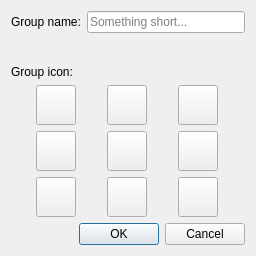
<?xml version="1.0" encoding="UTF-8"?>
<ui version="4.0">
 <class>Dialog</class>
 <widget class="QDialog" name="Dialog">
  <property name="geometry">
   <rect>
    <x>0</x>
    <y>0</y>
    <width>256</width>
    <height>256</height>
   </rect>
  </property>
  <property name="sizePolicy">
   <sizepolicy hsizetype="Fixed" vsizetype="Fixed">
    <horstretch>0</horstretch>
    <verstretch>0</verstretch>
   </sizepolicy>
  </property>
  <property name="windowTitle">
   <string>Dialog</string>
  </property>
  <layout class="QVBoxLayout" name="verticalLayout_2">
   <item>
    <layout class="QFormLayout" name="formLayout">
     <item row="0" column="0">
      <widget class="QLabel" name="groupNameLabel">
       <property name="text">
        <string>Group name:</string>
       </property>
      </widget>
     </item>
     <item row="0" column="1">
      <widget class="QLineEdit" name="groupNameEdit">
       <property name="placeholderText">
        <string>Something short...</string>
       </property>
      </widget>
     </item>
    </layout>
   </item>
   <item>
    <layout class="QVBoxLayout" name="verticalLayout">
     <item>
      <widget class="QLabel" name="groupIconLabel">
       <property name="text">
        <string>Group icon:</string>
       </property>
      </widget>
     </item>
     <item>
      <layout class="QGridLayout" name="gridLayout">
       <item row="0" column="0">
        <widget class="QPushButton" name="controllerButton">
         <property name="sizePolicy">
          <sizepolicy hsizetype="Fixed" vsizetype="Fixed">
           <horstretch>0</horstretch>
           <verstretch>0</verstretch>
          </sizepolicy>
         </property>
         <property name="minimumSize">
          <size>
           <width>40</width>
           <height>40</height>
          </size>
         </property>
         <property name="text">
          <string/>
         </property>
         <property name="icon">
          <iconset>
           <normaloff>../icons/controller.svg</normaloff>../icons/controller.svg</iconset>
         </property>
         <property name="iconSize">
          <size>
           <width>32</width>
           <height>32</height>
          </size>
         </property>
         <property name="checkable">
          <bool>true</bool>
         </property>
         <attribute name="buttonGroup">
          <string notr="true">iconGroup</string>
         </attribute>
        </widget>
       </item>
       <item row="0" column="1">
        <widget class="QPushButton" name="databaseButton">
         <property name="sizePolicy">
          <sizepolicy hsizetype="Fixed" vsizetype="Fixed">
           <horstretch>0</horstretch>
           <verstretch>0</verstretch>
          </sizepolicy>
         </property>
         <property name="minimumSize">
          <size>
           <width>40</width>
           <height>40</height>
          </size>
         </property>
         <property name="text">
          <string/>
         </property>
         <property name="icon">
          <iconset>
           <normaloff>../icons/database.svg</normaloff>../icons/database.svg</iconset>
         </property>
         <property name="iconSize">
          <size>
           <width>32</width>
           <height>32</height>
          </size>
         </property>
         <property name="checkable">
          <bool>true</bool>
         </property>
         <attribute name="buttonGroup">
          <string notr="true">iconGroup</string>
         </attribute>
        </widget>
       </item>
       <item row="0" column="2">
        <widget class="QPushButton" name="dominoButton">
         <property name="sizePolicy">
          <sizepolicy hsizetype="Fixed" vsizetype="Fixed">
           <horstretch>0</horstretch>
           <verstretch>0</verstretch>
          </sizepolicy>
         </property>
         <property name="minimumSize">
          <size>
           <width>40</width>
           <height>40</height>
          </size>
         </property>
         <property name="text">
          <string/>
         </property>
         <property name="icon">
          <iconset>
           <normaloff>../icons/domino.svg</normaloff>../icons/domino.svg</iconset>
         </property>
         <property name="iconSize">
          <size>
           <width>32</width>
           <height>32</height>
          </size>
         </property>
         <property name="checkable">
          <bool>true</bool>
         </property>
         <attribute name="buttonGroup">
          <string notr="true">iconGroup</string>
         </attribute>
        </widget>
       </item>
       <item row="1" column="0">
        <widget class="QPushButton" name="globeButton">
         <property name="sizePolicy">
          <sizepolicy hsizetype="Fixed" vsizetype="Fixed">
           <horstretch>0</horstretch>
           <verstretch>0</verstretch>
          </sizepolicy>
         </property>
         <property name="minimumSize">
          <size>
           <width>40</width>
           <height>40</height>
          </size>
         </property>
         <property name="text">
          <string/>
         </property>
         <property name="icon">
          <iconset>
           <normaloff>../icons/globe.svg</normaloff>../icons/globe.svg</iconset>
         </property>
         <property name="iconSize">
          <size>
           <width>32</width>
           <height>32</height>
          </size>
         </property>
         <property name="checkable">
          <bool>true</bool>
         </property>
         <attribute name="buttonGroup">
          <string notr="true">iconGroup</string>
         </attribute>
        </widget>
       </item>
       <item row="1" column="1">
        <widget class="QPushButton" name="keyButton">
         <property name="sizePolicy">
          <sizepolicy hsizetype="Fixed" vsizetype="Fixed">
           <horstretch>0</horstretch>
           <verstretch>0</verstretch>
          </sizepolicy>
         </property>
         <property name="minimumSize">
          <size>
           <width>40</width>
           <height>40</height>
          </size>
         </property>
         <property name="text">
          <string/>
         </property>
         <property name="icon">
          <iconset>
           <normaloff>../icons/key.svg</normaloff>../icons/key.svg</iconset>
         </property>
         <property name="iconSize">
          <size>
           <width>32</width>
           <height>32</height>
          </size>
         </property>
         <property name="checkable">
          <bool>true</bool>
         </property>
         <attribute name="buttonGroup">
          <string notr="true">iconGroup</string>
         </attribute>
        </widget>
       </item>
       <item row="1" column="2">
        <widget class="QPushButton" name="mailButton">
         <property name="sizePolicy">
          <sizepolicy hsizetype="Fixed" vsizetype="Fixed">
           <horstretch>0</horstretch>
           <verstretch>0</verstretch>
          </sizepolicy>
         </property>
         <property name="minimumSize">
          <size>
           <width>40</width>
           <height>40</height>
          </size>
         </property>
         <property name="text">
          <string/>
         </property>
         <property name="icon">
          <iconset>
           <normaloff>../icons/mail.svg</normaloff>../icons/mail.svg</iconset>
         </property>
         <property name="iconSize">
          <size>
           <width>32</width>
           <height>32</height>
          </size>
         </property>
         <property name="checkable">
          <bool>true</bool>
         </property>
         <attribute name="buttonGroup">
          <string notr="true">iconGroup</string>
         </attribute>
        </widget>
       </item>
       <item row="2" column="0">
        <widget class="QPushButton" name="percentButton">
         <property name="sizePolicy">
          <sizepolicy hsizetype="Fixed" vsizetype="Fixed">
           <horstretch>0</horstretch>
           <verstretch>0</verstretch>
          </sizepolicy>
         </property>
         <property name="minimumSize">
          <size>
           <width>40</width>
           <height>40</height>
          </size>
         </property>
         <property name="text">
          <string/>
         </property>
         <property name="icon">
          <iconset>
           <normaloff>../icons/percent.svg</normaloff>../icons/percent.svg</iconset>
         </property>
         <property name="iconSize">
          <size>
           <width>32</width>
           <height>32</height>
          </size>
         </property>
         <property name="checkable">
          <bool>true</bool>
         </property>
         <attribute name="buttonGroup">
          <string notr="true">iconGroup</string>
         </attribute>
        </widget>
       </item>
       <item row="2" column="1">
        <widget class="QPushButton" name="personButton">
         <property name="sizePolicy">
          <sizepolicy hsizetype="Fixed" vsizetype="Fixed">
           <horstretch>0</horstretch>
           <verstretch>0</verstretch>
          </sizepolicy>
         </property>
         <property name="minimumSize">
          <size>
           <width>40</width>
           <height>40</height>
          </size>
         </property>
         <property name="text">
          <string/>
         </property>
         <property name="icon">
          <iconset>
           <normaloff>../icons/person.svg</normaloff>../icons/person.svg</iconset>
         </property>
         <property name="iconSize">
          <size>
           <width>32</width>
           <height>32</height>
          </size>
         </property>
         <property name="checkable">
          <bool>true</bool>
         </property>
         <attribute name="buttonGroup">
          <string notr="true">iconGroup</string>
         </attribute>
        </widget>
       </item>
       <item row="2" column="2">
        <widget class="QPushButton" name="terminalButton">
         <property name="sizePolicy">
          <sizepolicy hsizetype="Fixed" vsizetype="Fixed">
           <horstretch>0</horstretch>
           <verstretch>0</verstretch>
          </sizepolicy>
         </property>
         <property name="minimumSize">
          <size>
           <width>40</width>
           <height>40</height>
          </size>
         </property>
         <property name="text">
          <string/>
         </property>
         <property name="icon">
          <iconset>
           <normaloff>../icons/terminal.svg</normaloff>../icons/terminal.svg</iconset>
         </property>
         <property name="iconSize">
          <size>
           <width>32</width>
           <height>32</height>
          </size>
         </property>
         <property name="checkable">
          <bool>true</bool>
         </property>
         <attribute name="buttonGroup">
          <string notr="true">iconGroup</string>
         </attribute>
        </widget>
       </item>
      </layout>
     </item>
    </layout>
   </item>
   <item>
    <widget class="QDialogButtonBox" name="buttonBox">
     <property name="standardButtons">
      <set>QDialogButtonBox::Cancel|QDialogButtonBox::Ok</set>
     </property>
    </widget>
   </item>
  </layout>
 </widget>
 <resources/>
 <connections/>
 <buttongroups>
  <buttongroup name="iconGroup"/>
 </buttongroups>
</ui>
